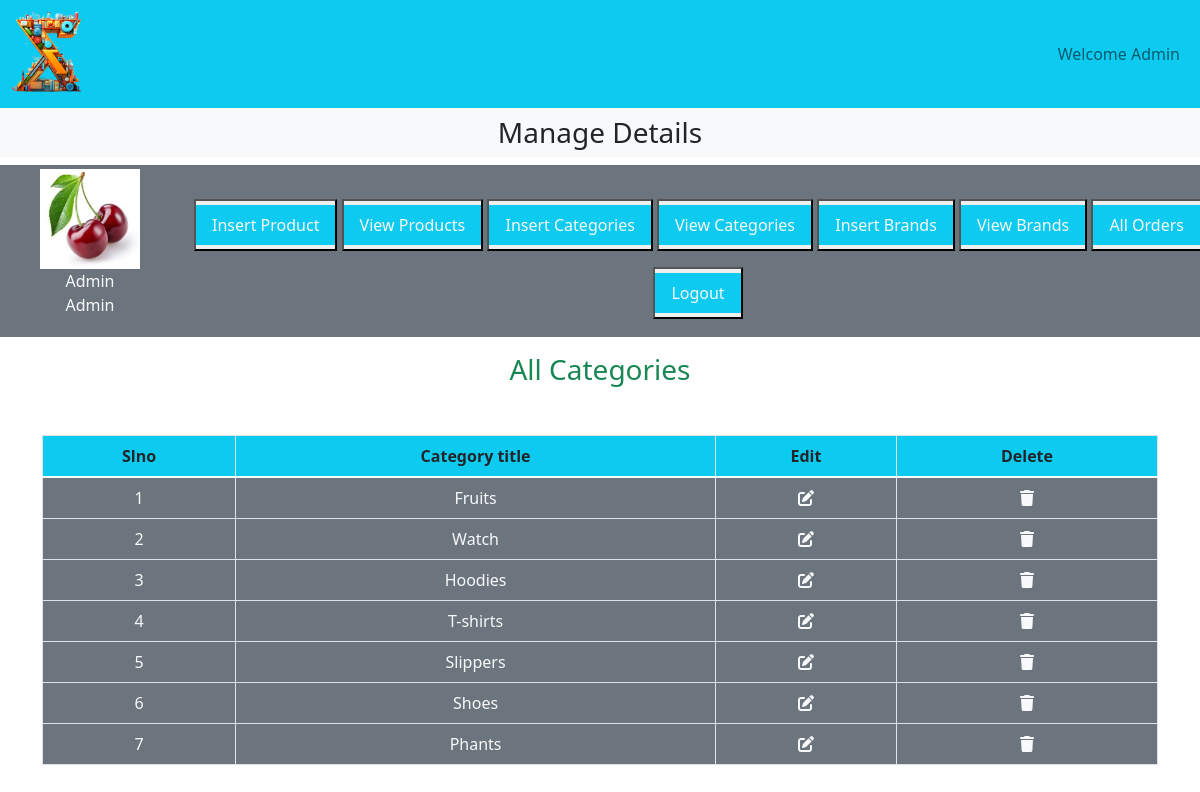
The page /admin_area/index.php?view_categories on the database its author committed.
### tables this page shows
CREATE TABLE `categories` (
  `category_id` int(11) NOT NULL,
  `category_title` varchar(100) NOT NULL
);

### admin_area/view_categories.php (the view, shortened to what this page needs)
<h3 class="text-center text-success">All Categories</h3>
<table class="table table-bordered mt-5">
    <thead class="bg-info">
        <tr class="text-center">
            <th>Slno</th>
            <th>Category title</th>
            <th>Edit</th>
            <th>Delete</th>
        </tr>
    </thead>
    <tbody class="bg-secondary text-light">
        <?php
        $select_cat = "SELECT * FROM `categories`";
        $result = mysqli_query($con, $select_cat);
        $number = 0;
        while ($row = mysqli_fetch_assoc($result)) {
            $category_id = $row['category_id'];
            $category_title = $row['category_title'];
            $number++;
            ?>
            <tr class="text-center">
                <td><?php echo $number; ?></td>
                <td><?php echo $category_title; ?></td>
                <td><a href='index.php?edit_category=<?php echo $category_id ?>' class='text-light'><i class='fa-solid fa-pen-to-square'></i></a></td>
                <td><a href='index.php?delete_category=<?php echo $category_id ?>' class='text-light' data-toggle="modal" data-target="#exampleModal_<?php echo $category_id ?>"><i class='fa-solid fa-trash'></i></a></td>
            </tr>
            <?php
        }
        ?>
    </tbody>
</table>

### style.css (style rules this page uses)
* { margin:0; padding:0; box-sizing: border-box; }

### admin_area/index.php (style rules this page uses)
body { overflow-x: hidden; }

### rows shown on the page
categories: category_title "Fruits"
categories: category_title "Watch"
categories: category_title "Hoodies"
categories: category_title "T-shirts"
categories: category_title "Slippers"
categories: category_title "Shoes"
categories: category_title "Phants"
